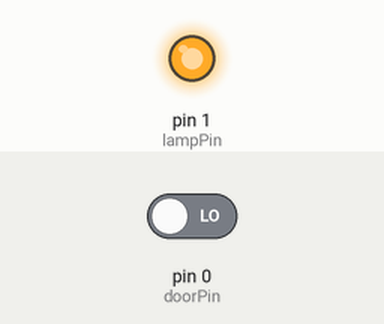
Bench run of a program on a simulated Arduino Uno, built with avr-gcc and run on an emulated ATmega328P. On the bench: output pins drawn as LEDs (lit = HIGH). The inputs (shaded band) are chosen by the test bench; at power-on: pin 0 (doorPin) LOW.

Above: at 1.2 s.
1.3 s: pin 0 (doorPin) driven HIGH
At 2.3 s:
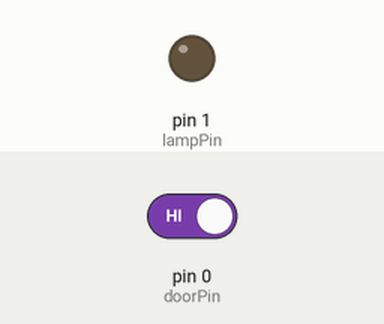
3.5 s: pin 0 (doorPin) driven LOW
At 4.6 s:
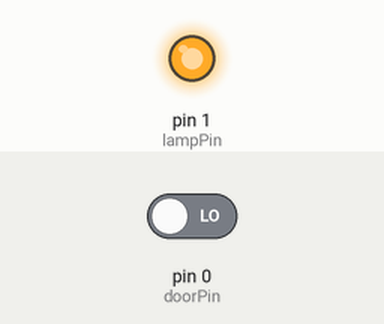
Timing chart, 0 to 6.5 s (numbered marks = the images above; inputs shaded):
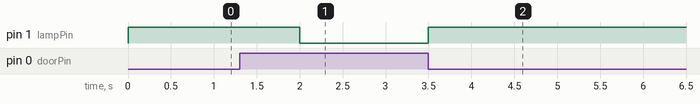

The program:

main.cpp
```cpp
#include <Arduino.h>

const int lampPin = 1; // Sterilizer Lamp
const int doorPin = 0; // Cover Check Button - LOW is open HIGHis close

const int lampTime = 60; //The time of Sterilizer on-time (second)

bool openCheck = true;

void setup() {
    // put your setup code here, to run once:
    pinMode(lampPin, OUTPUT);
    pinMode(doorPin, INPUT);
}

void loop() {
    if (digitalRead(doorPin)) { //when the cover open - HIGH
      openCheck = true;
      digitalWrite(lampPin, LOW); //lamp off
    }

    if (!digitalRead(doorPin)) { //when the cover open - LOW
      if(openCheck == true) {
        openCheck = false;

        for(int count = 0; count <= lampTime; count++) { //loop with waiting 1sec during lampTime
          if (digitalRead(doorPin)) { //when the cover is open during Sterilizer on-time
            digitalWrite(lampPin, LOW);
            break;
          }

          digitalWrite(lampPin, HIGH); //lamp on
          delay(1000); //wait 1sec

          if (count >= lampTime) { //time out check
            digitalWrite(lampPin, LOW); //lamp off
          }
        }
      }
    }
}
```

Measured:
- after the input at 1.3 s, pin 1 (lampPin): HIGH → LOW after 0.70 s
- after the input at 3.5 s, pin 1 (lampPin): LOW → HIGH at once
